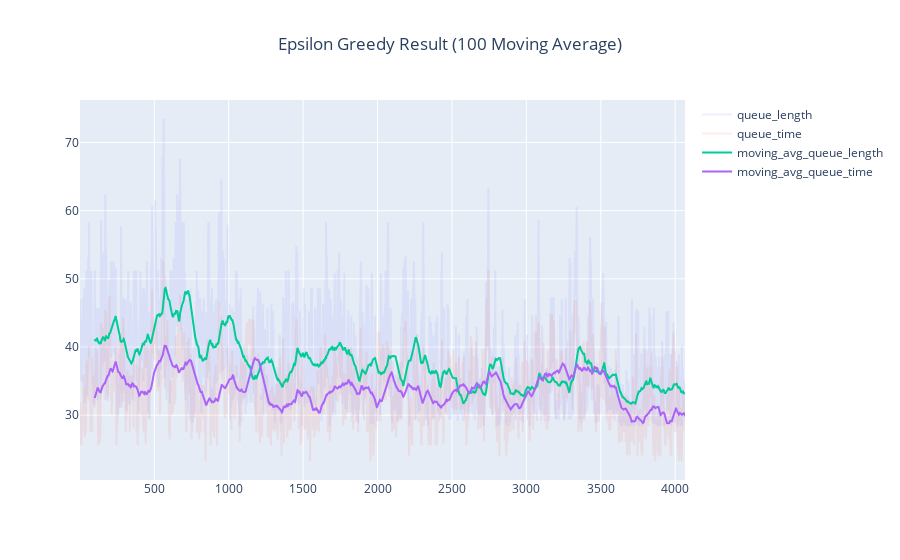

Here is the notebook cell this chart was saved with:
### Code cell
vis(epsilon_target, 100, 'Epsilon Greedy Result (100 Moving Average)')

### Figure 1 — Plotly figure (JSON) as saved in the notebook; plotly's stock layout.template omitted (floating-point values rounded to 4 significant figures; data arrays with more than 128 entries replaced by an {"elided": "..."} marker saying what was removed)
{"data": [{"name": "queue_length", "opacity": 0.1, "type": "scatter", "x": {"elided": "4066 int values"}, "y": {"elided": "4066 float values"}}, {"name": "queue_time", "opacity": 0.1, "type": "scatter", "x": {"elided": "4066 int values"}, "y": {"elided": "4066 float values"}}, {"name": "moving_avg_queue_length", "type": "scatter", "x": {"elided": "4066 int values"}, "y": {"elided": "4066 float values"}}, {"name": "moving_avg_queue_time", "type": "scatter", "x": {"elided": "4066 int values"}, "y": {"elided": "4066 float values"}}], "layout": {"title": {"text": "Epsilon Greedy Result (100 Moving Average)", "x": 0.5}}}
